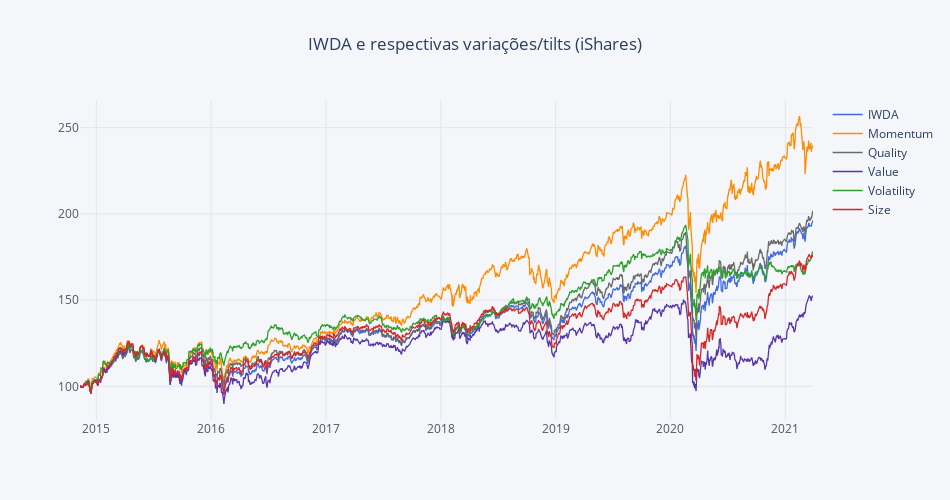

This figure's notebook cell:
### Code cell
pl.ichart(round(ETFs, 2), 'IWDA vs Factors (iShares)', colab=False)

### Figure 1 — Plotly figure (JSON) as saved in the notebook; plotly's stock layout.template omitted (floating-point values rounded to 4 significant figures; data arrays with more than 128 entries replaced by an {"elided": "..."} marker saying what was removed)
{"data": [{"line": {"color": "royalblue", "width": 1.3}, "mode": "lines", "name": "IWDA", "type": "scatter", "x": {"elided": "1609 str values"}, "y": {"elided": "1609 float values"}}, {"line": {"color": "darkorange", "width": 1.3}, "mode": "lines", "name": "Momentum", "type": "scatter", "x": {"elided": "1609 str values"}, "y": {"elided": "1609 float values"}}, {"line": {"color": "dimgrey", "width": 1.3}, "mode": "lines", "name": "Quality", "type": "scatter", "x": {"elided": "1609 str values"}, "y": {"elided": "1609 float values"}}, {"line": {"color": "rgb(86, 53, 171)", "width": 1.3}, "mode": "lines", "name": "Value", "type": "scatter", "x": {"elided": "1609 str values"}, "y": {"elided": "1609 float values"}}, {"line": {"color": "rgb(44, 160, 44)", "width": 1.3}, "mode": "lines", "name": "Volatility", "type": "scatter", "visible": true, "x": {"elided": "1609 str values"}, "y": {"elided": "1609 float values"}}, {"line": {"color": "rgb(214, 39, 40)", "width": 1.3}, "mode": "lines", "name": "Size", "type": "scatter", "x": {"elided": "1609 str values"}, "y": {"elided": "1609 float values"}}], "layout": {"annotations": [{"font": {"color": "rgb(150,150,150)", "family": "Arial", "size": 12}, "showarrow": false, "text": "", "x": 0.5, "xanchor": "center", "xref": "paper", "y": "-0.125", "yanchor": "top", "yref": "paper"}], "height": 500, "hovermode": "x", "paper_bgcolor": "#F5F6F9", "plot_bgcolor": "#F5F6F9", "showlegend": true, "title": {"text": "IWDA e respectivas variações/tilts (iShares)", "x": 0.5}, "width": 950, "xaxis": {"autorange": true, "gridcolor": "#E1E5ED", "range": ["2014-11-10", "2021-03-30"], "showgrid": true, "showspikes": false, "tickfont": {"color": "#4D5663"}, "tickformat": "", "tickprefix": "", "ticksuffix": "", "title": {"font": {"color": "#4D5663"}, "text": ""}, "type": "date", "zerolinecolor": "#E1E5ED"}, "yaxis": {"autorange": true, "gridcolor": "#E1E5ED", "range": [80.49, 266.1], "showgrid": true, "showspikes": false, "tickfont": {"color": "#4D5663"}, "tickformat": "", "tickprefix": "", "ticksuffix": "", "title": {"text": ""}, "type": "linear", "zerolinecolor": "#E1E5ED"}}}
